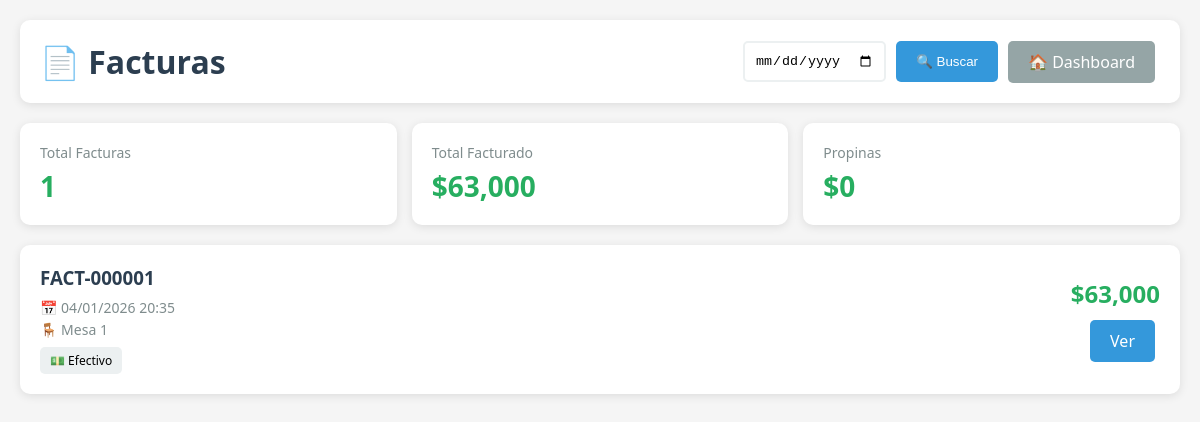
Page /facturas (signed in) on the earlier database version.
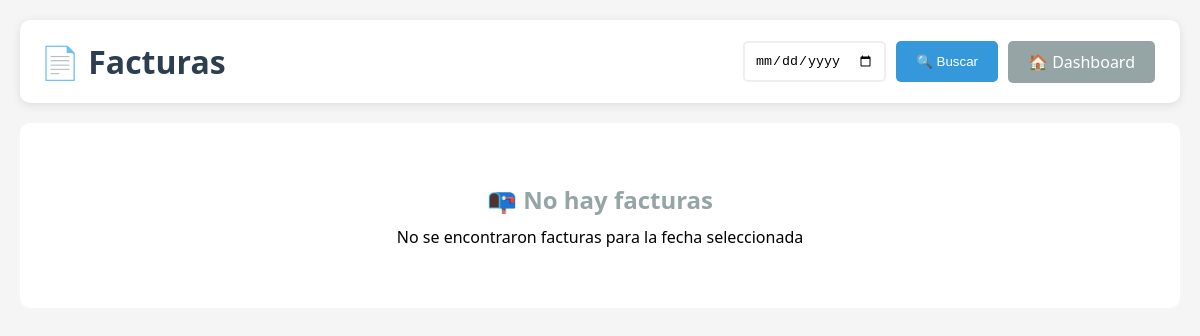
Same page on the later database version.
### app.py (models this page shows)
class Factura(db.Model):
    id = db.Column(db.Integer, primary_key=True)
    numero_consecutivo = db.Column(db.String(50), unique=True, nullable=False)
    sesion_id = db.Column(db.Integer, db.ForeignKey('sesion.id'), nullable=False)
    fecha_emision = db.Column(db.DateTime, default=datetime.now)
    subtotal = db.Column(db.Float, default=0)
    iva = db.Column(db.Float, default=0)
    propina = db.Column(db.Float, default=0)
    total = db.Column(db.Float, default=0)
    metodo_pago = db.Column(db.String(50), default='efectivo')
    desglose_pago = db.Column(db.Text)
    cliente_nombre = db.Column(db.String(200))
    cliente_documento = db.Column(db.String(50))
    notas = db.Column(db.Text)
    estado_pago = db.Column(db.String(20), default='pagada')  # pagada, pendiente, vencida
    fecha_vencimiento = db.Column(db.Date, nullable=True)  # Cuándo debe pagar el cliente
    fecha_pago_real = db.Column(db.DateTime, nullable=True)  # Cuándo pagó realmente
    saldo_pendiente = db.Column(db.Float, default=0)  # Si pagó parcialmente
    sesion = db.relationship('Sesion', backref='facturas')

class Mesa(db.Model):
    id = db.Column(db.Integer, primary_key=True)
    numero = db.Column(db.Integer, nullable=False, unique=True)
    capacidad = db.Column(db.Integer, default=4)
    activa = db.Column(db.Boolean, default=True)

### app.py (the view)
@app.route("/facturas")
@login_required
def lista_facturas():
    fecha_param = request.args.get('fecha')
    if fecha_param:
        try:
            fecha_obj = datetime.strptime(fecha_param, '%Y-%m-%d').date()
            facturas = Factura.query.filter(
                db.func.date(Factura.fecha_emision) == fecha_obj
            ).order_by(Factura.fecha_emision.desc()).all()
        except ValueError:
            flash('Fecha inválida', 'error')
            facturas = Factura.query.order_by(Factura.fecha_emision.desc()).limit(50).all()
    else:
        facturas = Factura.query.order_by(Factura.fecha_emision.desc()).limit(50).all()
    return render_template("lista_facturas.html", facturas=facturas)

### app.py (called while the page is built)
@login_manager.user_loader
def load_user(user_id):
    return Usuario.query.get(int(user_id))

### templates/lista_facturas.html (shortened to what this page needs)
<!DOCTYPE html>
<html lang="es">
<head>
</head>
<body>
    <div class="container">
        <div class="header">
            <h1>📄 Facturas</h1>
            <div class="filtros">
                <form method="GET" style="display: flex; gap: 10px;">
                    <input type="date" name="fecha" value="{{ request.args.get('fecha', '') }}">
                    <button type="submit">🔍 Buscar</button>
                </form>
                <a href="{{ url_for('dashboard') }}" class="btn btn-secondary">🏠 Dashboard</a>
            </div>
        </div>
        {% if facturas %}
        <div class="stats">
            <div class="stat-card">
                <div class="label">Total Facturas</div>
                <div class="value">{{ facturas|length }}</div>
            </div>
            <div class="stat-card">
                <div class="label">Total Facturado</div>
                <div class="value">${{ '{:,.0f}'.format(facturas|sum(attribute='total')) }}</div>
            </div>
            <div class="stat-card">
                <div class="label">Propinas</div>
                <div class="value">${{ '{:,.0f}'.format(facturas|sum(attribute='propina')) }}</div>
            </div>
        </div>
        <div class="facturas-grid">
            {% for factura in facturas %}
            <div class="factura-card">
                <div class="factura-info">
                    <h3>{{ factura.numero_consecutivo }}</h3>
                    <p>📅 {{ factura.fecha_emision.strftime('%d/%m/%Y %H:%M') }}</p>
                    <p>🪑 Mesa {{ factura.sesion.mesa.numero }}</p>
                    <span class="factura-metodo">
                        {% if factura.metodo_pago == 'efectivo' %}💵 Efectivo
                        {% elif factura.metodo_pago == 'tarjeta' %}💳 Tarjeta
                        {% elif factura.metodo_pago == 'transferencia' %}📱 Transferencia
                        {% elif factura.metodo_pago == 'mixto' %}🔀 Mixto
                        {% endif %}
                    </span>
                </div>
                <div style="text-align: right;">
                    <div class="factura-total">${{ '{:,.0f}'.format(factura.total) }}</div>
                    <div style="margin-top: 10px;">
                        <a href="{{ url_for('ver_factura', factura_id=factura.id) }}" class="btn btn-primary">Ver</a>
                    </div>
                </div>
            </div>
            {% endfor %}
        </div>
        {% else %}
        <div class="empty-state">
            <h2>📭 No hay facturas</h2>
            <p>No se encontraron facturas para la fecha seleccionada</p>
        </div>
        {% endif %}
    </div>
</body>
</html>

Differences in the rows shown:
removed Factura: numero_consecutivo "FACT-000001", fecha_emision "04/01/2026 20:35", sesion.mesa.numero "1", metodo_pago "💵 Efectivo", total "63,000"
Other differences:
{{ facturas|length }}: "1" → (not shown)
{{ '{:,.0f}'.format(facturas|sum(attribute='total')) }}: "63,000" → (not shown)
{{ '{:,.0f}'.format(facturas|sum(attribute='propina')) }}: "0" → (not shown)
text no longer shown: "Total Facturas Total Facturado $ Propinas $"
text now shown: "📭 No hay facturas No se encontraron facturas para la fecha seleccionada"
